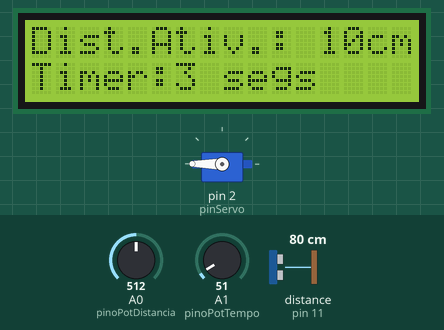
Simulated run of this sketch. Board: Arduino Uno, built with avr-gcc and run on an emulated ATmega328P. On the bench: servo, 16×2 character LCD. The inputs (shaded band) are chosen by the test bench; at power-on: distance to the obstacle (sensor on pin 11) 80 cm, A0 (pinoPotDistancia) = 512, A1 (pinoPotTempo) = 51. The echo pulse lasts 58.3 µs per cm; what the sketch prints to the serial monitor is not drawn.

Above: at 1.2 s.
1.3 s: distance to the obstacle (sensor on pin 11) set to 9 cm
4.3 s: A0 (pinoPotDistancia) set to 0
At 5.7 s:
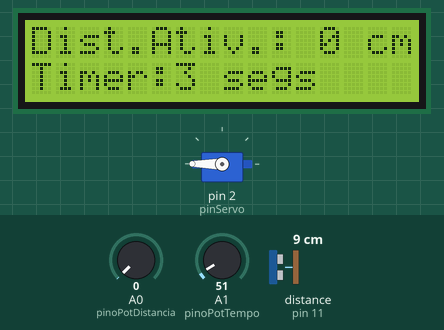
7.3 s: distance to the obstacle (sensor on pin 11) set to 35 cm
10.3 s: A0 (pinoPotDistancia) set to 122
At 11.7 s:
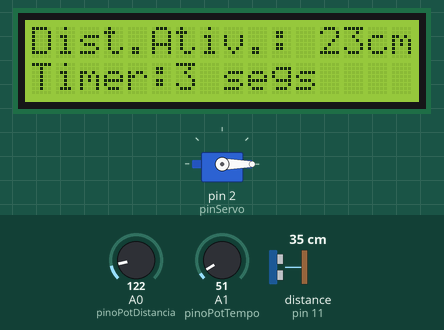
13.3 s: A1 (pinoPotTempo) set to 30
At 14.3 s:
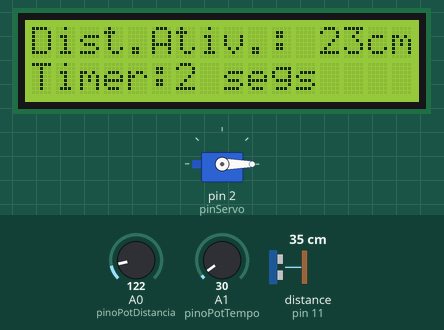
16.3 s: A0 (pinoPotDistancia) set to 167
At 17.0 s:
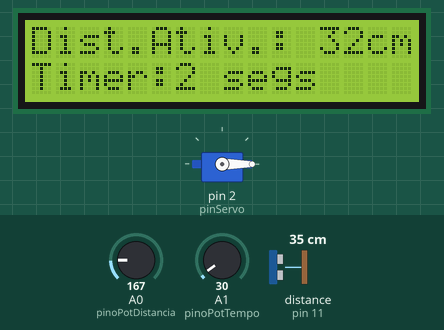
19.3 s: A0 (pinoPotDistancia) set to 190
At 20.8 s:
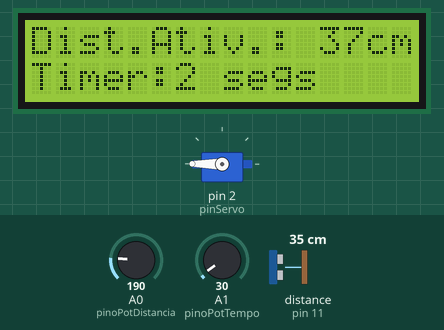
Timing chart, 0 to 21.9 s (numbered marks = the images above; inputs shaded):
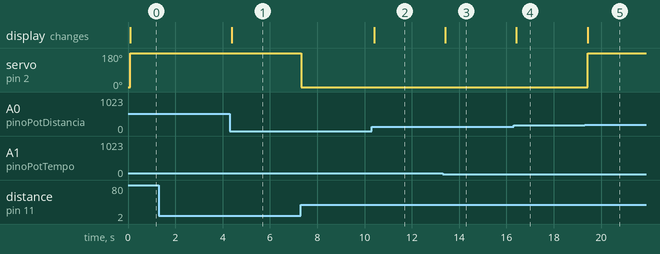

Measured:
- the behaviour switches between 179 and 180 on A0 (pinoPotDistancia) (found by bisection; images 4 and 5)
- after the input at 1.3 s, every drawn part: stays the same
- after the input at 4.3 s, the display: changes after 0.10 s (image 1)
- after the input at 10.3 s, the display: changes after 0.10 s (image 2)
- after the input at 13.3 s, the display: changes after 0.11 s (image 3)
- after the input at 16.3 s, the display: changes after 0.12 s (image 4)
- after the input at 19.3 s, servo on pin 2 (pinServo): 0° → 180° after 0.13 s; the display: changes after 0.13 s (image 5)

The sketch:

projeto_lixeira.ino
```cpp
#include <LiquidCrystal_I2C.h>
#include <Servo.h>
#include <NewPing.h> //biblioteca do sensor ultrassônico

#define TRIGGER_PIN  12 // o pino que está o trigger, que envia o sinal
#define ECHO_PIN     11 // o pino que irá receber o eco do sinal
#define MAX_DISTANCE 200 // a distância máxima de leitura, lembrando que este sensor tem um máximo de 400 cm
NewPing sonar(TRIGGER_PIN, ECHO_PIN, MAX_DISTANCE); //(pino do triger, pino do eco, distância máxima em cm)

#define pinServo 2 //pino do sinal do servo(fio laranja)
Servo servo; //criando o objeto

LiquidCrystal_I2C lcd(0x27,16,2);

const int pinoPotDistancia = A0; //potenciômetro para controlar a distância de acionamento da lixeira
int distanciaAcionamento = 0;

const int pinoPotTempo = A1; //potenciometro para controlar o tempo que a tampa fica aberta
int tempoAcionamento = 0;

long tempoContinuo = 0;
long tempoAnterior = 0;

void setup() {
  Serial.begin(115200); //é assim porque sim. lembrar de configurar o monitor serial também para 115200, senão não funciona
  servo.attach(pinServo); // definindo qual pino irá comandar o servo
  servo.write(0); //define a posição do servo em 0 graus
}

void loop() {
  int distancia = sonar.ping_cm();
  Serial.print("Ping: ");
  Serial.print(distancia); // leitura do sensor e retornando o valor em cm. vide documentação NewPing
  Serial.println("cm");

  distanciaAcionamento = analogRead(pinoPotDistancia);
  distanciaAcionamento = map(distanciaAcionamento,0,1023,0,200);
  Serial.print("Distância para acionar:");
  Serial.print(distanciaAcionamento);
  Serial.println("cm");

  tempoAcionamento = analogRead(pinoPotTempo);
  tempoAcionamento = map(tempoAcionamento,0,1023,2,30);
  Serial.print("Tempo acionada:");
  Serial.print(tempoAcionamento);
  Serial.println("s");

  lcd.init();
  lcd.backlight();
  lcd.setCursor(0,0);
  lcd.print("Dist.Ativ.:");
  lcd.setCursor(12,0);
  lcd.print(distanciaAcionamento);
  lcd.setCursor(14,0);
  lcd.print("cm");
  lcd.setCursor(0,1);
  lcd.print("Timer:");
  lcd.setCursor(6,1);
  lcd.print(tempoAcionamento);
  lcd.setCursor(8,1);
  lcd.print("segs");

  long tempoContinuo = millis(); //começa a contar o tempo continuamente em milisegundos
  // o tipo de variável é long pq o numero armazenado em ms é muito grande

  if (distancia <= distanciaAcionamento){
    //quando atende a condição, énecessário que essas duas variáveis se igualem para que a condição abaixo funcione
    //e irá garantir que a tampa só feche se não tiver ninguém na frente do sensor
    tempoAnterior = tempoContinuo;
    servo.write(180); //ao acionar, muda o angulo (aberta)
  }
  if ((tempoContinuo - tempoAnterior) >= (tempoAcionamento * 1000)){
    //essa condição verifica se foi atingido o tempo configurada de abertura da tampa
    servo.write(0); // estado inicial da lixeira (fechada)
  }

}
```
